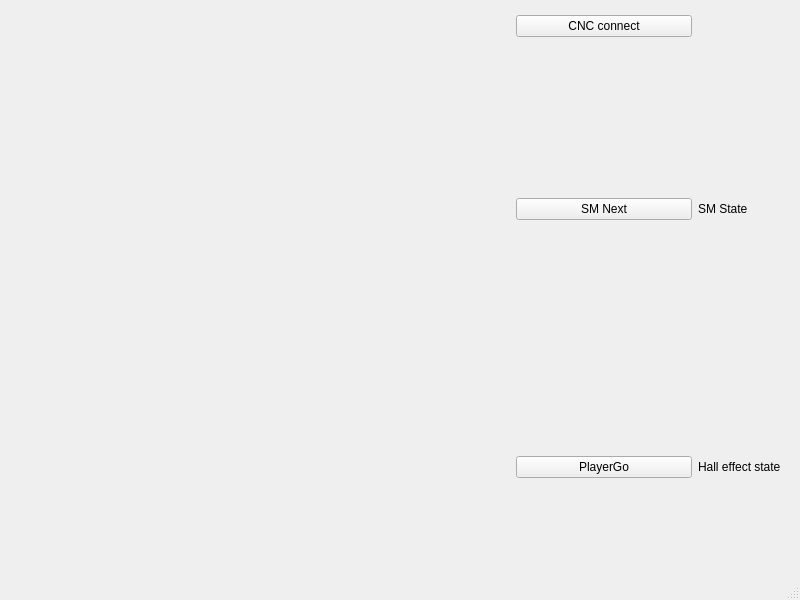
<?xml version="1.0" encoding="UTF-8"?>
<ui version="4.0">
 <class>MainWindow</class>
 <widget class="QMainWindow" name="MainWindow">
  <property name="geometry">
   <rect>
    <x>0</x>
    <y>0</y>
    <width>800</width>
    <height>600</height>
   </rect>
  </property>
  <property name="windowTitle">
   <string>Chess GUI</string>
  </property>
  <property name="windowIcon">
   <iconset theme="face-smile">
    <normaloff>.</normaloff>.</iconset>
  </property>
  <widget class="QWidget" name="centralwidget">
   <property name="autoFillBackground">
    <bool>false</bool>
   </property>
   <widget class="QWidget" name="layoutWidget">
    <property name="geometry">
     <rect>
      <x>10</x>
      <y>10</y>
      <width>771</width>
      <height>551</height>
     </rect>
    </property>
    <layout class="QGridLayout" name="gridLayout">
     <item row="1" column="1">
      <widget class="QPushButton" name="SMNext_button">
       <property name="text">
        <string>SM Next</string>
       </property>
      </widget>
     </item>
     <item row="1" column="2">
      <widget class="QLabel" name="SMState_label">
       <property name="minimumSize">
        <size>
         <width>0</width>
         <height>0</height>
        </size>
       </property>
       <property name="text">
        <string>SM State</string>
       </property>
      </widget>
     </item>
     <item row="2" column="1">
      <widget class="QPushButton" name="PlayerGo_button">
       <property name="text">
        <string>PlayerGo</string>
       </property>
      </widget>
     </item>
     <item row="2" column="2">
      <widget class="QLabel" name="HEstate_label">
       <property name="sizePolicy">
        <sizepolicy hsizetype="Maximum" vsizetype="Maximum">
         <horstretch>0</horstretch>
         <verstretch>0</verstretch>
        </sizepolicy>
       </property>
       <property name="minimumSize">
        <size>
         <width>0</width>
         <height>0</height>
        </size>
       </property>
       <property name="text">
        <string>Hall effect state</string>
       </property>
      </widget>
     </item>
     <item row="1" column="0" rowspan="2">
      <widget class="QWidget" name="mySVGWidget" native="true">
       <property name="minimumSize">
        <size>
         <width>500</width>
         <height>500</height>
        </size>
       </property>
      </widget>
     </item>
     <item row="0" column="1">
      <widget class="QPushButton" name="CNCcon_button">
       <property name="text">
        <string>CNC connect</string>
       </property>
      </widget>
     </item>
    </layout>
   </widget>
  </widget>
  <widget class="QStatusBar" name="statusbar"/>
 </widget>
 <resources/>
 <connections>
  <connection>
   <sender>SMNext_button</sender>
   <signal>clicked()</signal>
   <receiver>MainWindow</receiver>
   <slot>SMNext_buttonPressed()</slot>
   <hints>
    <hint type="sourcelabel">
     <x>685</x>
     <y>222</y>
    </hint>
    <hint type="destinationlabel">
     <x>409</x>
     <y>84</y>
    </hint>
   </hints>
  </connection>
  <connection>
   <sender>PlayerGo_button</sender>
   <signal>clicked()</signal>
   <receiver>MainWindow</receiver>
   <slot>PlayerGo_buttonPressed()</slot>
   <hints>
    <hint type="sourcelabel">
     <x>685</x>
     <y>479</y>
    </hint>
    <hint type="destinationlabel">
     <x>706</x>
     <y>420</y>
    </hint>
   </hints>
  </connection>
  <connection>
   <sender>CNCcon_button</sender>
   <signal>clicked()</signal>
   <receiver>MainWindow</receiver>
   <slot>CNCcon_buttonPressed()</slot>
   <hints>
    <hint type="sourcelabel">
     <x>614</x>
     <y>28</y>
    </hint>
    <hint type="destinationlabel">
     <x>395</x>
     <y>42</y>
    </hint>
   </hints>
  </connection>
 </connections>
 <slots>
  <slot>SMNext_buttonPressed()</slot>
  <slot>PlayerGo_buttonPressed()</slot>
  <slot>CNCcon_buttonPressed()</slot>
 </slots>
</ui>
